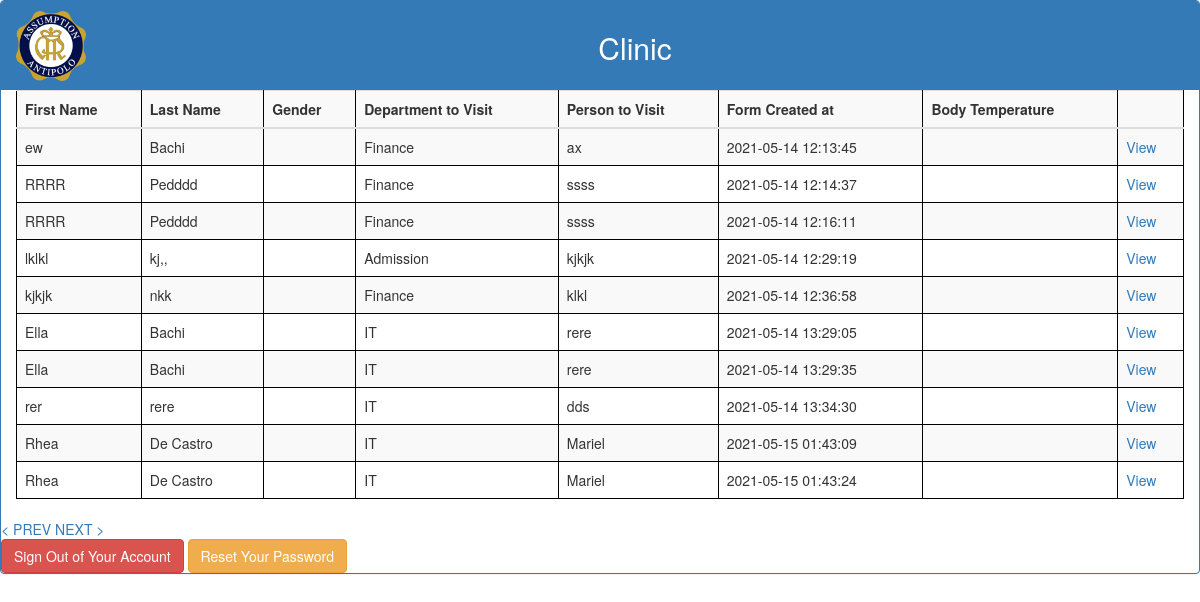
/Clinicview.php?page=2, run on the app's committed database.
### tables this page shows
CREATE TABLE `visitor` (
  `id` int(11) NOT NULL AUTO_INCREMENT,
  `Agree` text NOT NULL,
  `last_name` varchar(50) NOT NULL,
  `first_name` varchar(50) NOT NULL,
  `Address` varchar(200) NOT NULL,
  `Email` varchar(50) NOT NULL,
  `Contact_Number` text NOT NULL,
  `Gender` varchar(30) NOT NULL,
  `Department` varchar(30) NOT NULL,
  `person_to_visit` text NOT NULL,
  `reason_to_visit` text NOT NULL,
  `From_visit` varchar(25) NOT NULL,
  `To_visit` varchar(25) NOT NULL,
  `Question1` varchar(30) NOT NULL,
  `Question2` varchar(30) NOT NULL,
  `Question3` varchar(30) NOT NULL,
  `Question4` varchar(30) NOT NULL,
  `q4txt` text NOT NULL,
  `Question5` varchar(30) NOT NULL,
  `q5txt` text NOT NULL,
  `Code` varchar(8) NOT NULL,
  `created_at` timestamp NOT NULL DEFAULT CURRENT_TIMESTAMP,
  `GuardName` varchar(50) NOT NULL,
  `Body_Temp` varchar(5) NOT NULL,
  `log_type` int(11) NOT NULL COMMENT '10 - scheduled; 20 - onsite;  30- wfh',
  `type` int(11) NOT NULL COMMENT '10 - visitor; 20 employee',
  PRIMARY KEY (`id`)
);

### Clinicview.php (the view, shortened to what this page needs)
	<?php
	$offset = 0;
	$per_page = 10;
	if(isset($_GET['page'])){
		$offset = $_GET['page'] * $per_page;
	}
	$hasNextLink = true;
	?>
	<!DOCTYPE html>
	<html lang="en">
	<head>
	<link rel="stylesheet" href="https://maxcdn.bootstrapcdn.com/bootstrap/3.4.1/css/bootstrap.min.css">
	</head>
	<body>
			<div class="panel panel-primary">
			<div class="panel-heading text-center">
			<img src="AA.png" id="AA" style="width:70px;height:70px;">
				<h2 class="text">Clinic</h2>
			</div>
			<div style="overflow-x:auto;">
					<?php
	$link = mysqli_connect("localhost", "root", "", "checklist");
	$sql = "SELECT * FROM visitor LIMIT $per_page OFFSET $offset";
	if($result = mysqli_query($link, $sql)){
		if(mysqli_num_rows($result) > 0){
			echo "<div class='col-md-12 col-sm-12'>";
			echo "<table class='table table-striped'>";
				echo "<tr>";
					echo "<th>First Name</th>";
					echo "<th>Last Name</th>";
					echo "<th>Gender</th>";
					echo"<th> Department to Visit </th>";
					echo"<th> Person to Visit </th>";
					echo"<th> Form Created at</th>";
					echo"<th>Body Temperature</th>";
					echo"<th>&nbsp;</th>";
				echo "</tr>";
				echo "<tbody>";
			while($row = mysqli_fetch_array($result)){
				echo "<tr>";
					echo "<td>" . $row['first_name'] . "</td>";
					echo "<td>" . $row['last_name'] . "</td>";
					echo "<td>"	.$row ['Gender'] . "</td>";
					echo "<td>" . $row['Department'] . "</td>";
					echo "<td>" . $row['person_to_visit'] . "</td>";
					echo "<td>" . $row['created_at'] . "</td>";
					echo "<td>" . $row['Body_Temp'] . "</td>";
					echo "<td><a href='view_visit_details.php?id=".$row["id"]."'>View</a></td>";
				echo "</tr>";
			}
			echo "</tbody>";
			echo "</table>";
			echo "</div>";
		} else{
			$hasNextLink = false;
			echo "No records matching your query were found.";
		}
	} else{
		echo "ERROR: Could not able to execute $sql. " . mysqli_error($link);
	}
	?>
	<?php if(isset($_GET['page']) && $_GET['page'] >= 1){ ?>
	<a href="Clinicview.php?page=<?php echo $_GET['page'] - 1;?>">< PREV</a>
	<?php } ?>
<?php if($hasNextLink) { ?>
<a href="Clinicview.php?page=<?php echo $_GET['page'] + 1;?>">NEXT ></a>
<?php } ?>
					<br>
					<a href="logout.php" class="btn btn-danger ml-3">Sign Out of Your Account</a>
					<a href="reset-password.php" class="btn btn-warning">Reset Your Password</a>
				</div>
	<?php include "common/footer.php";?>

### Clinicview.php (style rules this page uses)
img#AA { float: left; }
div.panel-heading { padding-bottom: 15px; }
.text-center { text-align: center; }
table, th, td { border: 1px solid black; }

### data on the page
visitor: first_name "ew", last_name "Bachi", Department "Finance", person_to_visit "ax", created_at "2021-05-14 12:13:45"
visitor: first_name "RRRR", last_name "Pedddd", Department "Finance", person_to_visit "ssss", created_at "2021-05-14 12:14:37"
visitor: first_name "RRRR", last_name "Pedddd", Department "Finance", person_to_visit "ssss", created_at "2021-05-14 12:16:11"
visitor: first_name "lklkl", last_name "kj,,", Department "Admission", person_to_visit "kjkjk", created_at "2021-05-14 12:29:19"
visitor: first_name "kjkjk", last_name "nkk", Department "Finance", person_to_visit "klkl", created_at "2021-05-14 12:36:58"
visitor: first_name "Ella", last_name "Bachi", Department "IT", person_to_visit "rere", created_at "2021-05-14 13:29:05"
visitor: first_name "Ella", last_name "Bachi", Department "IT", person_to_visit "rere", created_at "2021-05-14 13:29:35"
visitor: first_name "rer", last_name "rere", Department "IT", person_to_visit "dds", created_at "2021-05-14 13:34:30"
visitor: first_name "Rhea", last_name "De Castro", Department "IT", person_to_visit "Mariel", created_at "2021-05-15 01:43:09"
visitor: first_name "Rhea", last_name "De Castro", Department "IT", person_to_visit "Mariel", created_at "2021-05-15 01:43:24"
